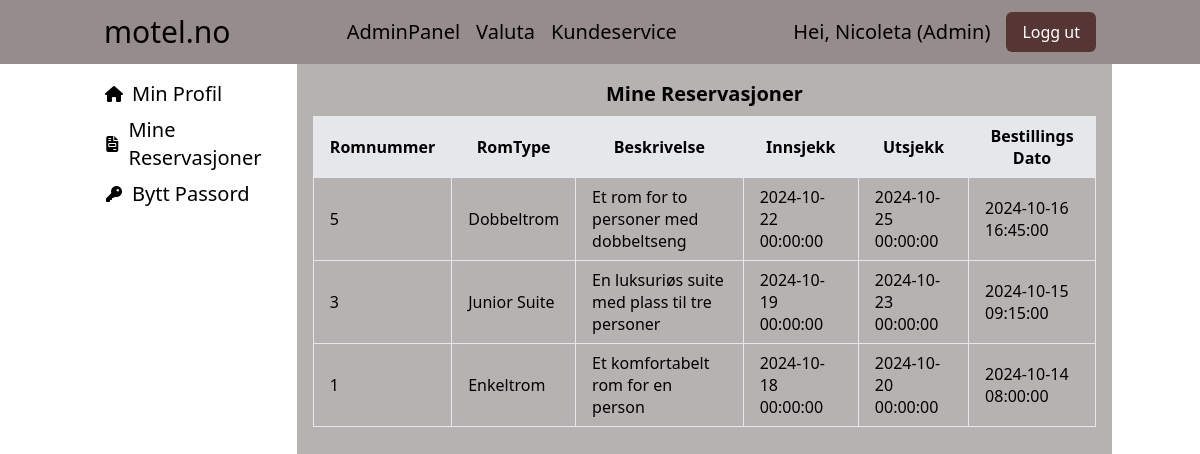
Page /Views/Users/UserReservations.php (signed in) on the committed database.
### tables this page shows
CREATE TABLE `Reservasjon` (
  `ReservasjonID` int(11) NOT NULL,
  `RomID` int(11) NOT NULL,
  `BrukerID` int(11) NOT NULL,
  `Innsjekk` datetime NOT NULL,
  `Utsjekk` datetime NOT NULL,
  `AntallPersoner` int(11) NOT NULL,
  `Bestillingsdato` datetime NOT NULL DEFAULT CURRENT_TIMESTAMP
);

CREATE TABLE `Romtype` (
  `RomtypeID` int(11) NOT NULL,
  `RomTypeNavn` varchar(50) NOT NULL,
  `RomKapsitet` int(11) NOT NULL,
  `Beskrivelse` varchar(1000) NOT NULL,
  `RoomTypeImage` varchar(255) DEFAULT NULL
);

### Includes/Classes/Reservation.php (called while the page is built, shortened)
<?php
class Reservation
{
    private $conn;
    public function __construct($conn)
    {
        $this->conn = $conn;
    }
    public function getReservationsLoggedInUser()
    {
        $brukerID = $_SESSION['BrukerID'];
        $sql = "
            SELECT r.RomID, r.Innsjekk, r.Utsjekk, r.Bestillingsdato ,rt.RomTypeNavn, rt.Beskrivelse
            FROM Reservasjon r
            JOIN RomID_RomType rid ON r.RomID = rid.RomID
            JOIN Romtype rt ON rid.RomtypeID = rt.RomtypeID
            WHERE r.BrukerID = ?
            ORDER BY r.Bestillingsdato DESC
        ";
        $stmt = $this->conn->prepare($sql);
        $stmt->bind_param("i", $brukerID);
        $stmt->execute();
        $result = $stmt->get_result();
        $reservations = [];
        while ($row = $result->fetch_assoc()) {
            $reservations[] = $row;
        }
        return $reservations;
    }
}

### Includes/Components/MyReservations.php (the view, shortened to what this page needs)
<?php
include($_SERVER['DOCUMENT_ROOT'] . '/Rombooking-system-/Includes/Classes/Reservation.php');
$userReservations = new Reservation($conn);
$reservations = $userReservations->getReservationsLoggedInUser();
?>
<div class="reservations-section">
    <h2 class="text-xl text-center font-semibold pb-2">Mine Reservasjoner</h2>
    <?php if (!empty($reservations)): ?>
    <table class="table-auto w-full border-collapse">
        <thead>
            <tr class="bg-gray-200">
                <th class="border px-4 py-2">Romnummer</th>
                <th class="border px-4 py-2">RomType</th>
                <th class="border px-4 py-2">Beskrivelse</th>
                <th class="border px-4 py-2">Innsjekk</th>
                <th class="border px-4 py-2">Utsjekk</th>
                <th class="border px-4 py-2">Bestillings Dato</th>
            </tr>
        </thead>
        <tbody>
            <?php foreach ($reservations as $reservation): ?>
            <tr>
                <td class="border px-4 py-2"><?php echo htmlspecialchars($reservation['RomID']); ?></td>
                <td class="border px-4 py-2"><?php echo htmlspecialchars($reservation['RomTypeNavn']); ?></td>
                <td class="border px-4 py-2"><?php echo htmlspecialchars($reservation['Beskrivelse']); ?></td>
                <td class="border px-4 py-2"><?php echo htmlspecialchars($reservation['Innsjekk']); ?></td>
                <td class="border px-4 py-2"><?php echo htmlspecialchars($reservation['Utsjekk']); ?></td>
                <td class="border px-4 py-2"><?php echo htmlspecialchars($reservation['Bestillingsdato']); ?></td>
            </tr>
            <?php endforeach; ?>
        </tbody>
    </table>
    <?php else: ?>
    <p class="text-center">Ingen reservasjoner funnet.</p>
    <?php endif; ?>
</div>

### rows in the picture
reservasjon: RomID "5", romtype.RomTypeNavn "Dobbeltrom", romtype.Beskrivelse "Et rom for to personer med dobbeltseng", Innsjekk "2024-10-22 00:00:00", Utsjekk "2024-10-25 00:00:00", Bestillingsdato "2024-10-16 16:45:00"
reservasjon: RomID "3", romtype.RomTypeNavn "Junior Suite", romtype.Beskrivelse "En luksuriøs suite med plass til tre personer", Innsjekk "2024-10-19 00:00:00", Utsjekk "2024-10-23 00:00:00", Bestillingsdato "2024-10-15 09:15:00"
reservasjon: RomID "1", romtype.RomTypeNavn "Enkeltrom", romtype.Beskrivelse "Et komfortabelt rom for en person", Innsjekk "2024-10-18 00:00:00", Utsjekk "2024-10-20 00:00:00", Bestillingsdato "2024-10-14 08:00:00"

### other values in the picture
$_SESSION['UserName'] "Nicoleta"
